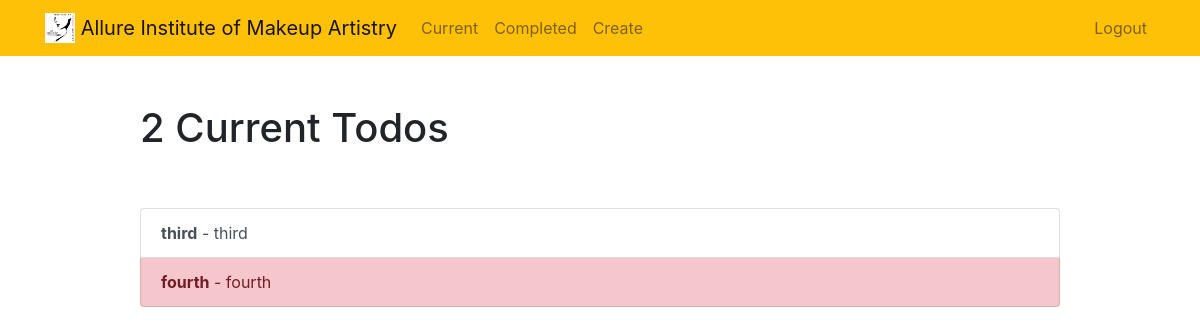
The app's page /uhome/ (signed in) with its own data.
### app1/models.py (models this page shows, shortened)
class Todo(models.Model):
    title = models.CharField(max_length=100)
    memo = models.TextField(blank=True)
    created = models.DateTimeField(auto_now_add=True) # will auto aticaly input, cannot be changed
    datecompleted = models.DateTimeField(null=True, blank=True) # to be collected when the student marks it done
    important = models.BooleanField(default=False) # An option to mark the 'Importnat Stuff'
    user = models.ForeignKey(User, on_delete=models.CASCADE) # getting unique id for each user (allureima studnets/artits in this case) so we cna maintain context.

### app1/views.py (the view)
# urls.py: path('uhome/', views.userhome, name = "userhome"),
@login_required
def userhome(request):
    todos = Todo.objects.filter(user=request.user, datecompleted__isnull=True)
    return render(request, 'app1/userhome.html', {'todos': todos})

### app1/templates/app1/userhome.html
{% extends "app1/base.html" %}
{% block content %}
    <div class="row justify-content-center mt-5">
        <div class="col-md-10">
            {% if todos %}
                 <h1>{{ todos.count }} Current Todo{{ todos.count|pluralize }}</h1>
            {% else %}
                           <h1>Current Todos</h1>
            {% endif %}
        </div>
    </div>
    <div class="row justify-content-center mt-5">
        <div class="col-md-10">
        {% if todos %}
            <div class="list-group">
                {% for todo in todos %}
                    <a href="{% url 'viewtodo' todo.id %}" class="list-group-item list-group-item-action{% if todo.important %} list-group-item-danger{% endif %}">
                      <b>{{ todo.title }}</b>
                      {% if todo.memo %}
                      - {{ todo.memo|truncatechars:30 }}
                      {% endif %}</a>
                {% endfor %}
            </div>
        {% else %}
            <div class="text-center">
                <h2>Looks like you don't have any todos! Nice work.</h2>
            <br>
            <a role="button" class="btn btn-primary" href="{% url 'addTodo' %}">New Todo</a>
            </div>
        {% endif %}
        </div>
    </div>
{% endblock %}

### records on screen
Todo: title "third", memo "third"
Todo: title "fourth", memo "fourth"

### other values on screen
{{ todos.count }} "2"
